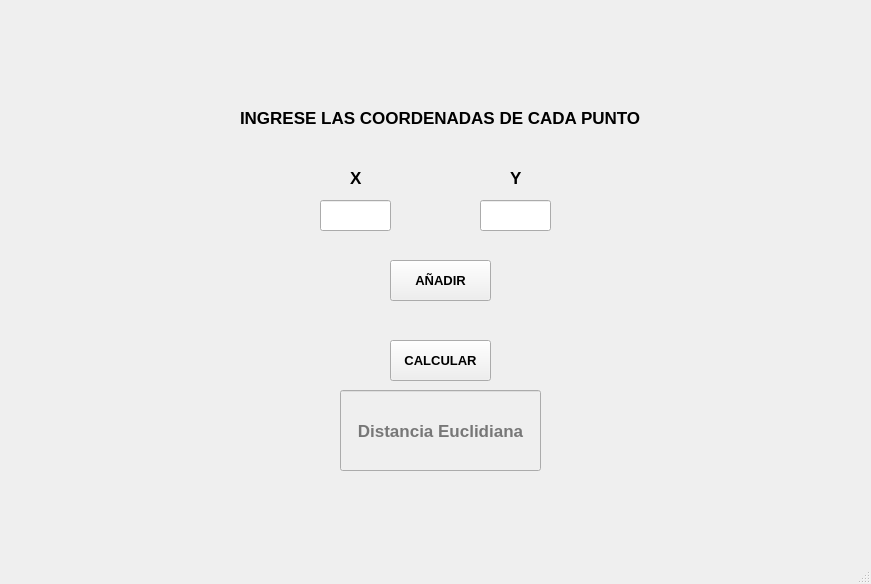
<?xml version="1.0" encoding="UTF-8"?>
<ui version="4.0">
 <class>MainWindow</class>
 <widget class="QMainWindow" name="MainWindow">
  <property name="geometry">
   <rect>
    <x>0</x>
    <y>0</y>
    <width>871</width>
    <height>584</height>
   </rect>
  </property>
  <property name="windowTitle">
   <string>MainWindow</string>
  </property>
  <widget class="QWidget" name="centralwidget">
   <widget class="QLabel" name="label">
    <property name="geometry">
     <rect>
      <x>20</x>
      <y>10</y>
      <width>831</width>
      <height>91</height>
     </rect>
    </property>
    <property name="text">
     <string/>
    </property>
    <property name="pixmap">
     <pixmap resource="../PIP_UNIDAD_1_PRACTICA/recursos_proyecto.qrc">:/UAT/banner</pixmap>
    </property>
    <property name="scaledContents">
     <bool>true</bool>
    </property>
   </widget>
   <widget class="QLabel" name="label_2">
    <property name="geometry">
     <rect>
      <x>20</x>
      <y>430</y>
      <width>131</width>
      <height>111</height>
     </rect>
    </property>
    <property name="text">
     <string/>
    </property>
    <property name="pixmap">
     <pixmap resource="../PIP_UNIDAD_1_PRACTICA/recursos_proyecto.qrc">:/UAT/Imagenes/uat-logo.png</pixmap>
    </property>
    <property name="scaledContents">
     <bool>true</bool>
    </property>
    <property name="alignment">
     <set>Qt::AlignCenter</set>
    </property>
   </widget>
   <widget class="QLabel" name="label_3">
    <property name="geometry">
     <rect>
      <x>770</x>
      <y>450</y>
      <width>91</width>
      <height>81</height>
     </rect>
    </property>
    <property name="text">
     <string/>
    </property>
    <property name="pixmap">
     <pixmap resource="../PIP_UNIDAD_1_PRACTICA/recursos_proyecto.qrc">:/LOGO/Imagenes/F.png</pixmap>
    </property>
    <property name="scaledContents">
     <bool>true</bool>
    </property>
   </widget>
   <widget class="QLabel" name="label_5">
    <property name="geometry">
     <rect>
      <x>-180</x>
      <y>-80</y>
      <width>47</width>
      <height>14</height>
     </rect>
    </property>
    <property name="text">
     <string>TextLabel</string>
    </property>
   </widget>
   <widget class="QLineEdit" name="txt_x">
    <property name="geometry">
     <rect>
      <x>320</x>
      <y>200</y>
      <width>71</width>
      <height>31</height>
     </rect>
    </property>
    <property name="font">
     <font>
      <pointsize>13</pointsize>
     </font>
    </property>
    <property name="alignment">
     <set>Qt::AlignCenter</set>
    </property>
    <property name="placeholderText">
     <string/>
    </property>
   </widget>
   <widget class="QLabel" name="label_4">
    <property name="geometry">
     <rect>
      <x>240</x>
      <y>110</y>
      <width>401</width>
      <height>16</height>
     </rect>
    </property>
    <property name="font">
     <font>
      <pointsize>13</pointsize>
      <weight>75</weight>
      <bold>true</bold>
     </font>
    </property>
    <property name="text">
     <string>INGRESE LAS COORDENADAS DE CADA PUNTO</string>
    </property>
   </widget>
   <widget class="QLineEdit" name="txt_y">
    <property name="geometry">
     <rect>
      <x>480</x>
      <y>200</y>
      <width>71</width>
      <height>31</height>
     </rect>
    </property>
    <property name="font">
     <font>
      <pointsize>13</pointsize>
     </font>
    </property>
    <property name="text">
     <string/>
    </property>
    <property name="alignment">
     <set>Qt::AlignCenter</set>
    </property>
    <property name="placeholderText">
     <string/>
    </property>
   </widget>
   <widget class="QLabel" name="label_6">
    <property name="geometry">
     <rect>
      <x>350</x>
      <y>170</y>
      <width>16</width>
      <height>16</height>
     </rect>
    </property>
    <property name="font">
     <font>
      <pointsize>13</pointsize>
      <weight>75</weight>
      <bold>true</bold>
     </font>
    </property>
    <property name="text">
     <string>X</string>
    </property>
   </widget>
   <widget class="QPushButton" name="btn_calc">
    <property name="geometry">
     <rect>
      <x>390</x>
      <y>340</y>
      <width>101</width>
      <height>41</height>
     </rect>
    </property>
    <property name="font">
     <font>
      <pointsize>10</pointsize>
      <weight>75</weight>
      <bold>true</bold>
     </font>
    </property>
    <property name="text">
     <string>CALCULAR</string>
    </property>
   </widget>
   <widget class="QLineEdit" name="txt_res">
    <property name="enabled">
     <bool>false</bool>
    </property>
    <property name="geometry">
     <rect>
      <x>340</x>
      <y>390</y>
      <width>201</width>
      <height>81</height>
     </rect>
    </property>
    <property name="font">
     <font>
      <pointsize>13</pointsize>
      <weight>75</weight>
      <bold>true</bold>
     </font>
    </property>
    <property name="alignment">
     <set>Qt::AlignCenter</set>
    </property>
    <property name="placeholderText">
     <string>Distancia Euclidiana</string>
    </property>
   </widget>
   <widget class="QLabel" name="label_7">
    <property name="geometry">
     <rect>
      <x>510</x>
      <y>170</y>
      <width>16</width>
      <height>16</height>
     </rect>
    </property>
    <property name="font">
     <font>
      <pointsize>13</pointsize>
      <weight>75</weight>
      <bold>true</bold>
     </font>
    </property>
    <property name="text">
     <string>Y</string>
    </property>
   </widget>
   <widget class="QPushButton" name="btn_anadir">
    <property name="geometry">
     <rect>
      <x>390</x>
      <y>260</y>
      <width>101</width>
      <height>41</height>
     </rect>
    </property>
    <property name="font">
     <font>
      <pointsize>10</pointsize>
      <weight>75</weight>
      <bold>true</bold>
     </font>
    </property>
    <property name="text">
     <string>AÑADIR</string>
    </property>
   </widget>
  </widget>
  <widget class="QMenuBar" name="menubar">
   <property name="geometry">
    <rect>
     <x>0</x>
     <y>0</y>
     <width>871</width>
     <height>22</height>
    </rect>
   </property>
  </widget>
  <widget class="QStatusBar" name="statusbar"/>
 </widget>
 <resources>
  <include location="../PIP_UNIDAD_1_PRACTICA/recursos_proyecto.qrc"/>
 </resources>
 <connections/>
</ui>
